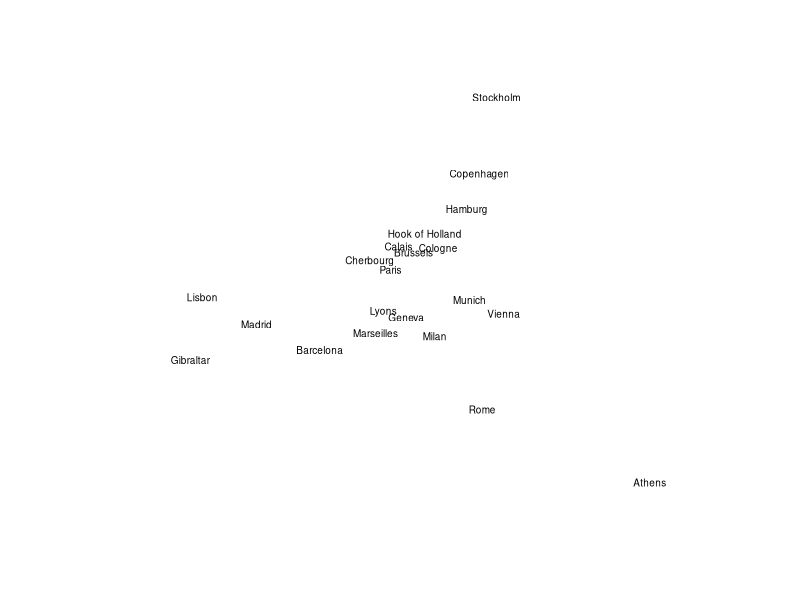
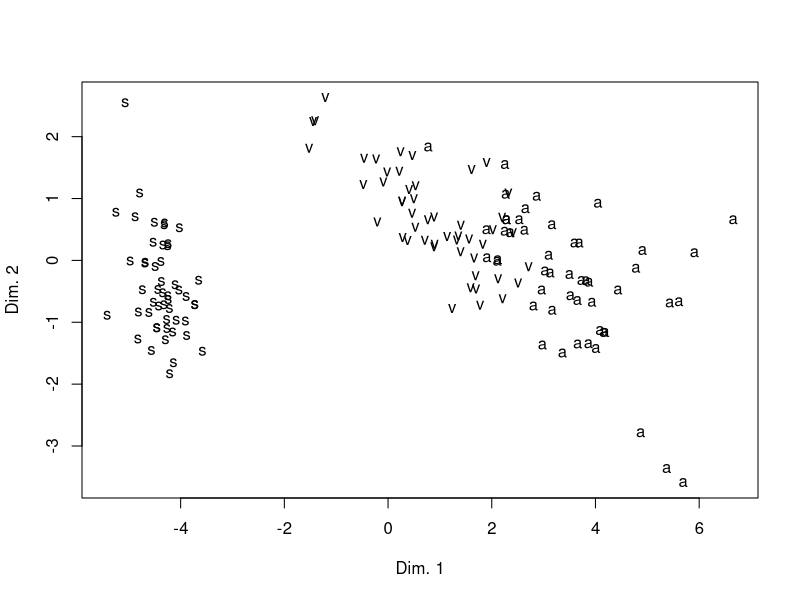
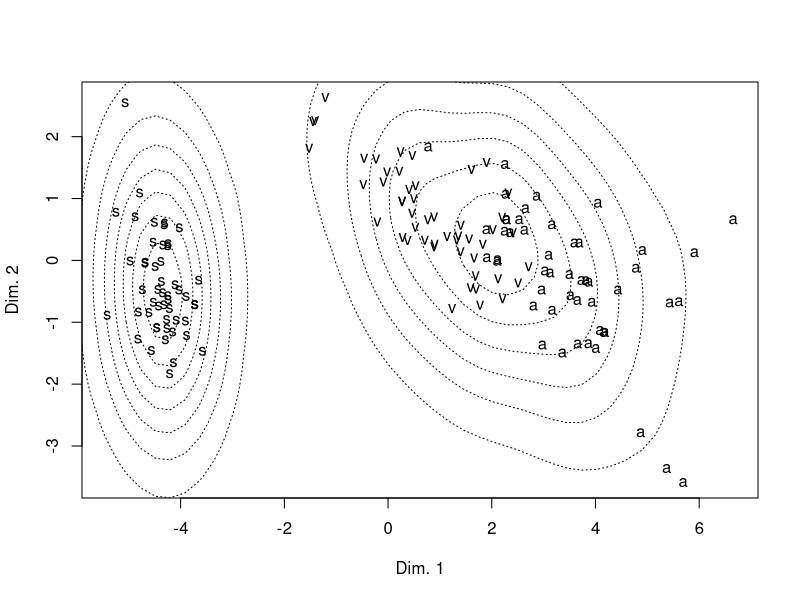

These figures' R source, in order:
# cmdscale

# example
library(graphics)
loc <- cmdscale(eurodist)
x <- loc[, 1]
y <- -loc[, 2]
plot(x, y, type = "n", xlab = "", ylab = "", asp = 1, axes = FALSE)
text(x, y, rownames(loc), cex = 0.6)

# plot with abbreviation

library(cluster) # for daisy dist
iris.dist <- daisy(iris[,1:4], metric="manhattan")
iris.c <- cmdscale(iris.dist)
plot(iris.c[,1:2], type="n", xlab="Dim. 1", ylab="Dim. 2")
text(iris.c[,1:2], labels=abbreviate(iris[,5],1, method="both.sides"))

# plot with abbreviation and density
library(KernSmooth)
est <- bkde2D(iris.c[,1:2], bandwidth=c(.7,1.5))
plot(iris.c[,1:2], type="n", xlab="Dim. 1", ylab="Dim. 2")
text(iris.c[,1:2], labels=abbreviate(iris[,5],1, method="both.sides"))
contour(est$x1, est$x2, est$fhat, add=TRUE,
        drawlabels=FALSE, lty=3)
